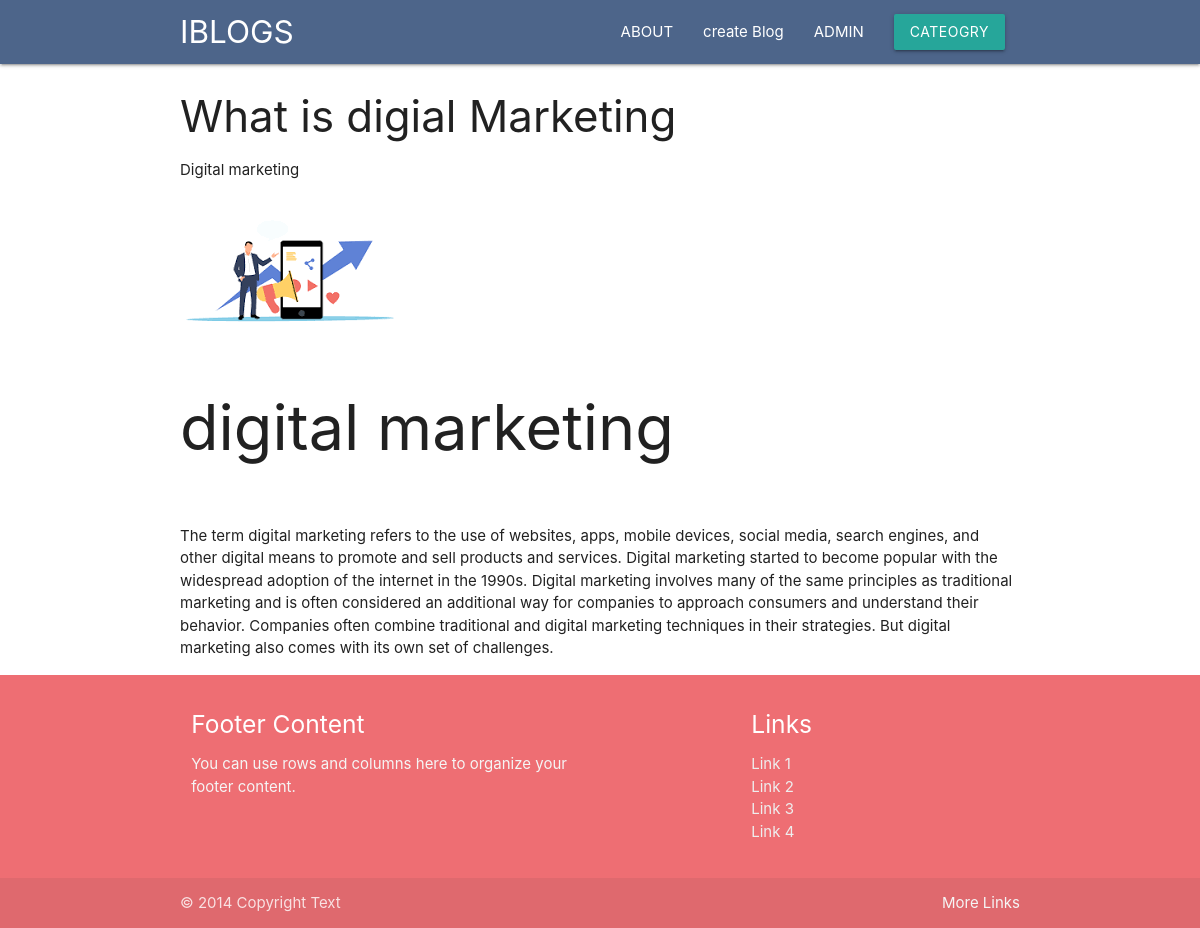
/blog/digital, run on the app's committed database.
### blog/models.py (models this page shows, shortened)
class Post(models.Model):
    post_id = models.AutoField(primary_key=True)
    title = models.CharField(max_length=200)
    content = HTMLField()
    url = models.CharField(max_length=100)
    cat = models.ForeignKey(Category,on_delete=models.CASCADE)
    image = models.ImageField(upload_to='post')

class Category(models.Model):
    cat_id = models.AutoField(primary_key=True)
    title = models.CharField(max_length=100)
    description = models.TextField()
    url = models.CharField(max_length=100)
    image = models.ImageField(upload_to='category')
    add_date = models.DateTimeField(auto_now_add=True,null=True)

### blog/views.py (the view)
# urls.py: path('blog/<slug:url>',views.post),
def post(request,url):
    post = Post.objects.get(url=url)
    cats = Category.objects.all()
    return render(request,'blog/post.html',{'post':post,'cats':cats})

### template/blog/post.html (shortened to what this page needs)
<!DOCTYPE html>
{% extends 'blog/base.html' %}
{%block content%}
<div class="container">
    <h3>{{post.title}}</h3>
    <p>{{post.cat.title}}</p>
    <img src="/media/{{post.image}}">
<p>
    {{post.content |safe}}
</p>
</div>
{%endblock%}

### template/blog/base.html (shortened to what this page needs)
<!DOCTYPE html>
<html lang="en">
<head>
    {% load static %}
    <link rel="stylesheet" href="https://cdnjs.cloudflare.com/ajax/libs/materialize/1.0.0/css/materialize.min.css">
    <link rel="stylesheet" href="{% static 'css/owl.carousel.min.css' %}" />
    <link rel="stylesheet" href="{% static 'css/owl.theme.default.min.css' %}" />
    <link rel="stylesheet" href="{% static 'css/style.css' %}">
</head>
<body>
    {% include 'blog/header.html' %}
    {% block content%}
    {%endblock%}
    {% include 'blog/footer.html' %}
</body>
</html>

### template/blog/header.html (shortened to what this page needs)
<nav class="bg-primary">
    <div class="container">
        <div class="nav-wrapper">
            <a href="/" class="brand-logo">IBLOGS</a>
            <ul id="nav-mobile" class="right hide-on-med-and-down">
                <li><a href="">ABOUT</a></li>
                <li><a href="forms">create Blog</a></li>
                <li><a href="/admin">ADMIN</a></li>
                <li><a class='dropdown-trigger btn' href='#' data-target='dropdown1'>CATEOGRY</a></li>
            </ul>
        </div>
</nav>

### template/blog/footer.html
<footer class="page-footer">
    <div class="container">
      <div class="row">
        <div class="col l6 s12">
          <h5 class="white-text">Footer Content</h5>
          <p class="grey-text text-lighten-4">You can use rows and columns here to organize your footer content.</p>
        </div>
        <div class="col l4 offset-l2 s12">
          <h5 class="white-text">Links</h5>
          <ul>
            <li><a class="grey-text text-lighten-3" href="#!">Link 1</a></li>
            <li><a class="grey-text text-lighten-3" href="#!">Link 2</a></li>
            <li><a class="grey-text text-lighten-3" href="#!">Link 3</a></li>
            <li><a class="grey-text text-lighten-3" href="#!">Link 4</a></li>
          </ul>
        </div>
      </div>
    </div>
    <div class="footer-copyright">
      <div class="container">
      © 2014 Copyright Text
      <a class="grey-text text-lighten-4 right" href="#!">More Links</a>
      </div>
    </div>
  </footer>

### blog/static/css/style.css (style rules this page uses)
.bg-primary { background: #4d658a; }

### data on the page
Post: title "What is digial Marketing", cat "Digital marketing", image (picture), content "digital marketing The term digital marketing refers to the use of websites, apps, mobile devices, social media, search engines, and other digital means to promote and sell products and services. Digital marketing started to become popular with the widespread adoption of the internet in the 1990s. Digital marketing involves many of the same principles as traditional marketing and is often considered an additional way for companies to approach consumers and understand their behavior. Companies often combine traditional and digital marketing techniques in their strategies. But digital marketing also comes with its own set of challenges."
